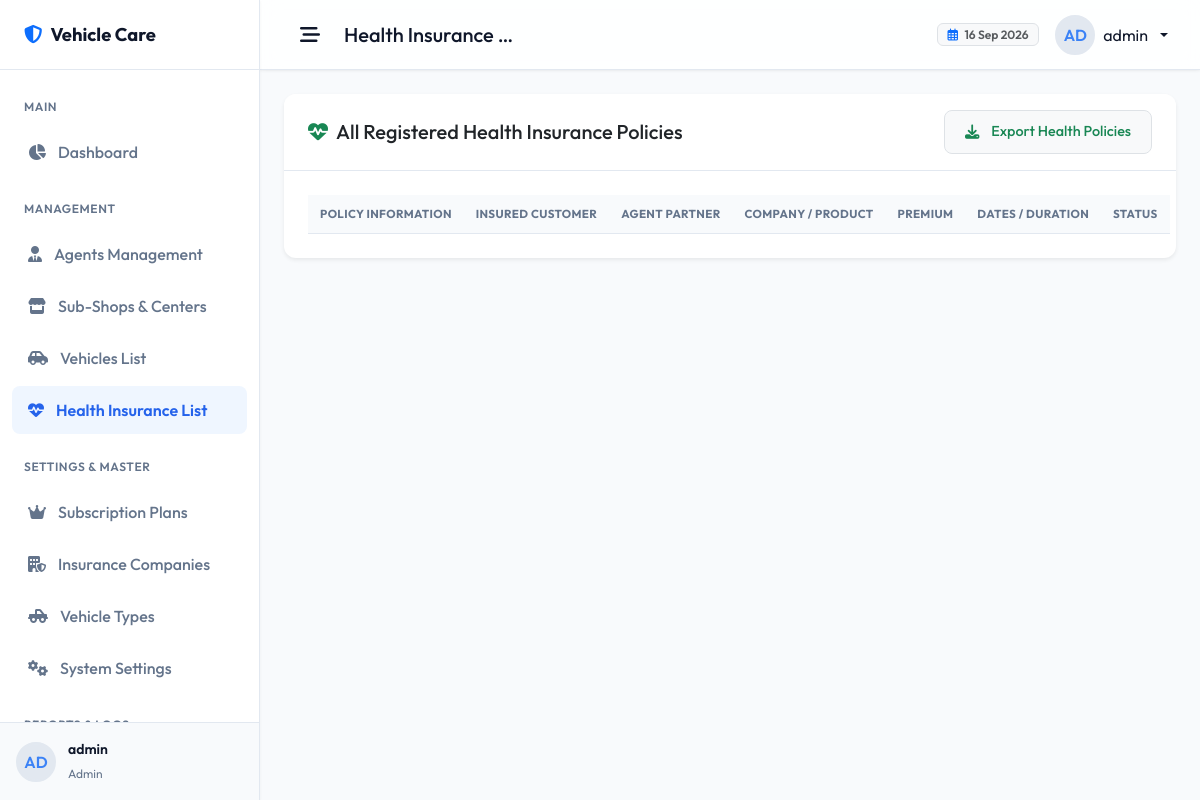
/admin/health.php (signed in), run on the app's committed database.
### tables this page shows
CREATE TABLE `users` (
  `id` int(11) NOT NULL,
  `username` varchar(50) NOT NULL,
  `password` varchar(255) NOT NULL,
  `email` varchar(100) NOT NULL,
  `role` enum('admin','agent','shop') NOT NULL DEFAULT 'agent',
  `parent_agent_id` int(11) DEFAULT NULL,
  `status` enum('active','suspended') NOT NULL DEFAULT 'active',
  `shop_name` varchar(255) DEFAULT NULL,
  `shop_owner_name` varchar(255) DEFAULT NULL,
  `shop_logo` varchar(255) DEFAULT NULL,
  `shop_address` text DEFAULT NULL,
  `city` varchar(100) DEFAULT NULL,
  `state` varchar(100) DEFAULT NULL,
  `pincode` varchar(10) DEFAULT NULL,
  `mobile_number` varchar(20) DEFAULT NULL,
  `whatsapp_number` varchar(20) DEFAULT NULL,
  `created_at` timestamp NOT NULL DEFAULT current_timestamp(),
  `updated_at` timestamp NOT NULL DEFAULT current_timestamp() ON UPDATE current_timestamp(),
  `expiry_date` date DEFAULT NULL,
  `access_health_insurance` tinyint(1) NOT NULL DEFAULT 1,
  `access_vehicle_insurance` tinyint(1) NOT NULL DEFAULT 1,
  `access_pollution` tinyint(1) NOT NULL DEFAULT 1,
  `message_balance` int(11) NOT NULL DEFAULT 0,
  `notify_days_before` int(11) DEFAULT 7,
  `notify_before_enabled` tinyint(1) DEFAULT 1,
  `notify_1day_before_enabled` tinyint(1) DEFAULT 1,
  `notify_after_expiry_enabled` tinyint(1) DEFAULT 1
);

### includes/functions.php (called while the page is built, shortened)
<?php
function sanitize($data) {
    return htmlspecialchars(trim($data), ENT_QUOTES, 'UTF-8');
}
function isLoggedIn() {
    return !empty($_SESSION['user_id']) && !empty($_SESSION['role']);
}

### admin/health.php (the view, shortened to what this page needs)
<?php
require_once __DIR__ . '/../includes/functions.php';
$pageHeading = 'Health Insurance Master Registry';
$activePage = 'health';
include_once __DIR__ . '/../includes/header.php';
?>
<div class="card shadow-sm border-0 animate-fade-in">
    <div class="card-header bg-white py-3 d-flex align-items-center justify-content-between">
        <div class="d-flex align-items-center gap-2">
            <i class="fa-solid fa-heart-pulse text-success fs-5"></i>
            <h5 class="m-0 font-weight-700">All Registered Health Insurance Policies</h5>
        </div>
        <div class="d-flex gap-2">
            <a href="health.php?action=export_csv_health" class="btn btn-light border btn-sm text-success">
                <i class="fa-solid fa-download me-1"></i> Export Health Policies
            </a>
        </div>
    </div>
    <div class="card-body">
        <table class="table table-hover align-middle datatable w-100">
            <thead>
                <tr>
                    <th>Policy Information</th>
                    <th>Insured Customer</th>
                    <th>Agent Partner</th>
                    <th>Company / Product</th>
                    <th>Premium</th>
                    <th>Dates / Duration</th>
                    <th>Status</th>
                </tr>
            </thead>
        </table>
    </div>
</div>
<?php include_once __DIR__ . '/../includes/footer.php'; ?>

### includes/header.php (shortened to what this page needs)
<?php
require_once __DIR__ . '/functions.php';
if (isLoggedIn()) {
    $db = getDBConnection();
    $stmt = $db->prepare("SELECT * FROM users WHERE id = ?");
    $stmt->execute([$_SESSION['user_id']]);
    $current_user = $stmt->fetch();
}
?>
<!DOCTYPE html>
<html lang="en">
<head>
    <link href="https://cdn.jsdelivr.net/npm/bootstrap@5.3.0/dist/css/bootstrap.min.css" rel="stylesheet">
    <link href="https://cdnjs.cloudflare.com/ajax/libs/font-awesome/6.4.0/css/all.min.css" rel="stylesheet">
    <link href="https://cdn.datatables.net/1.13.4/css/dataTables.bootstrap5.min.css" rel="stylesheet">
    <link href="https://cdn.datatables.net/responsive/2.4.1/css/responsive.bootstrap5.min.css" rel="stylesheet">
    <link href="https://cdn.jsdelivr.net/npm/sweetalert2@11/dist/sweetalert2.min.css" rel="stylesheet">
    <link href="../assets/css/style.css" rel="stylesheet">
</head>
<body>
    <div id="wrapper">
        <?php include_once __DIR__ . '/sidebar.php'; ?>
        <div id="main-content">
            <nav id="header-nav">
                <div class="d-flex align-items-center gap-3">
                    <button class="sidebar-toggle-btn" id="sidebar-toggle" aria-label="Toggle Sidebar">
                        <i class="fa-solid fa-bars-staggered"></i>
                    </button>
                    <h5 class="m-0 font-weight-600 text-main page-heading-title text-truncate" style="max-width: 180px;">
                        <?php echo sanitize($pageHeading ?? 'Dashboard'); ?>
                    </h5>
                </div>
                <div class="d-flex align-items-center gap-3">
                    <span class="badge bg-light text-muted border d-none d-md-inline-block">
                        <i class="fa-regular fa-calendar-days me-1 text-primary"></i>
                        <?php echo date('d M Y'); ?>
                    </span>
                    <?php if (isLoggedIn()): ?>
                    <div class="dropdown">
                        <a class="nav-link dropdown-toggle d-flex align-items-center gap-2" href="#" role="button" data-bs-toggle="dropdown" aria-expanded="false">
                            <div class="user-avatar text-uppercase">
                                <?php
                                    if ($current_user && !empty($current_user['shop_name']) && $current_user['role'] === 'agent') {
                                        echo substr(sanitize($current_user['shop_name']), 0, 2);
                                    } else {
                                        echo substr(sanitize($current_user['username']), 0, 2);
                                    }
                                ?>
                            </div>
                            <span class="d-none d-lg-inline text-main font-weight-500">
                                <?php echo sanitize($current_user['shop_owner_name'] ?? $current_user['username']); ?>
                            </span>
                        </a>
                    </div>
                    <?php endif; ?>
                </div>
            </nav>
            <div class="container-fluid p-4">

### includes/sidebar.php (shortened to what this page needs)
<?php
$role = $_SESSION['role'] ?? '';
$activePage = $activePage ?? 'dashboard';
?>
<div id="sidebar">
    <div class="sidebar-header">
        <a href="#" class="sidebar-brand">
            <i class="fa-solid fa-shield-halved text-primary"></i>
            <span class="text-truncate">Vehicle Care</span>
        </a>
    </div>
    <div class="sidebar-menu">
        <?php if ($role === 'admin'): ?>
            <div class="menu-label">Main</div>
            <a href="../admin/index.php" class="menu-item <?php echo $activePage === 'dashboard' ? 'active' : ''; ?>">
                <i class="fa-solid fa-chart-pie"></i> Dashboard
            </a>
            <div class="menu-label">Management</div>
            <a href="../admin/agents.php" class="menu-item <?php echo $activePage === 'agents' ? 'active' : ''; ?>">
                <i class="fa-solid fa-user-tie"></i> Agents Management
            </a>
            <a href="../admin/shops.php" class="menu-item <?php echo $activePage === 'shops' ? 'active' : ''; ?>">
                <i class="fa-solid fa-store"></i> Sub-Shops & Centers
            </a>
            <a href="../admin/vehicles.php" class="menu-item <?php echo $activePage === 'vehicles' ? 'active' : ''; ?>">
                <i class="fa-solid fa-car-side"></i> Vehicles List
            </a>
            <a href="../admin/health.php" class="menu-item <?php echo $activePage === 'health' ? 'active' : ''; ?>">
                <i class="fa-solid fa-heart-pulse"></i> Health Insurance List
            </a>
            <div class="menu-label">Settings & Master</div>
            <a href="../admin/subscription_plans.php" class="menu-item <?php echo $activePage === 'subscription_plans' ? 'active' : ''; ?>">
                <i class="fa-solid fa-crown"></i> Subscription Plans
            </a>
            <a href="../admin/companies.php" class="menu-item <?php echo $activePage === 'companies' ? 'active' : ''; ?>">
                <i class="fa-solid fa-building-shield"></i> Insurance Companies
            </a>
            <a href="../admin/types.php" class="menu-item <?php echo $activePage === 'types' ? 'active' : ''; ?>">
                <i class="fa-solid fa-truck-pickup"></i> Vehicle Types
            </a>
            <a href="../admin/settings.php" class="menu-item <?php echo $activePage === 'settings' ? 'active' : ''; ?>">
                <i class="fa-solid fa-gears"></i> System Settings
            </a>
            <div class="menu-label">Reports & Logs</div>
        <?php endif; ?>
    </div>
    <?php if (isLoggedIn()): ?>
    <div class="sidebar-footer">
        <div class="user-profile-widget">
            <div class="user-avatar text-uppercase">
                <?php
                    if ($current_user && !empty($current_user['shop_name']) && ($role === 'agent' || $role === 'shop')) {
                        echo substr(sanitize($current_user['shop_name']), 0, 2);
                    } else {
                        echo substr(sanitize($current_user['username']), 0, 2);
                    }
                ?>
            </div>
            <div class="user-details">
                <p class="user-name text-truncate">
                    <?php echo sanitize($current_user['shop_owner_name'] ?? $current_user['username']); ?>
                </p>
                <span class="user-role"><?php echo sanitize($role); ?></span>
            </div>
        </div>
    </div>
    <?php endif; ?>
</div>

### data on the page
users: username "AD", username "admin", username "Admin"

### other printed values
$pageHeading "Health Insurance…"
